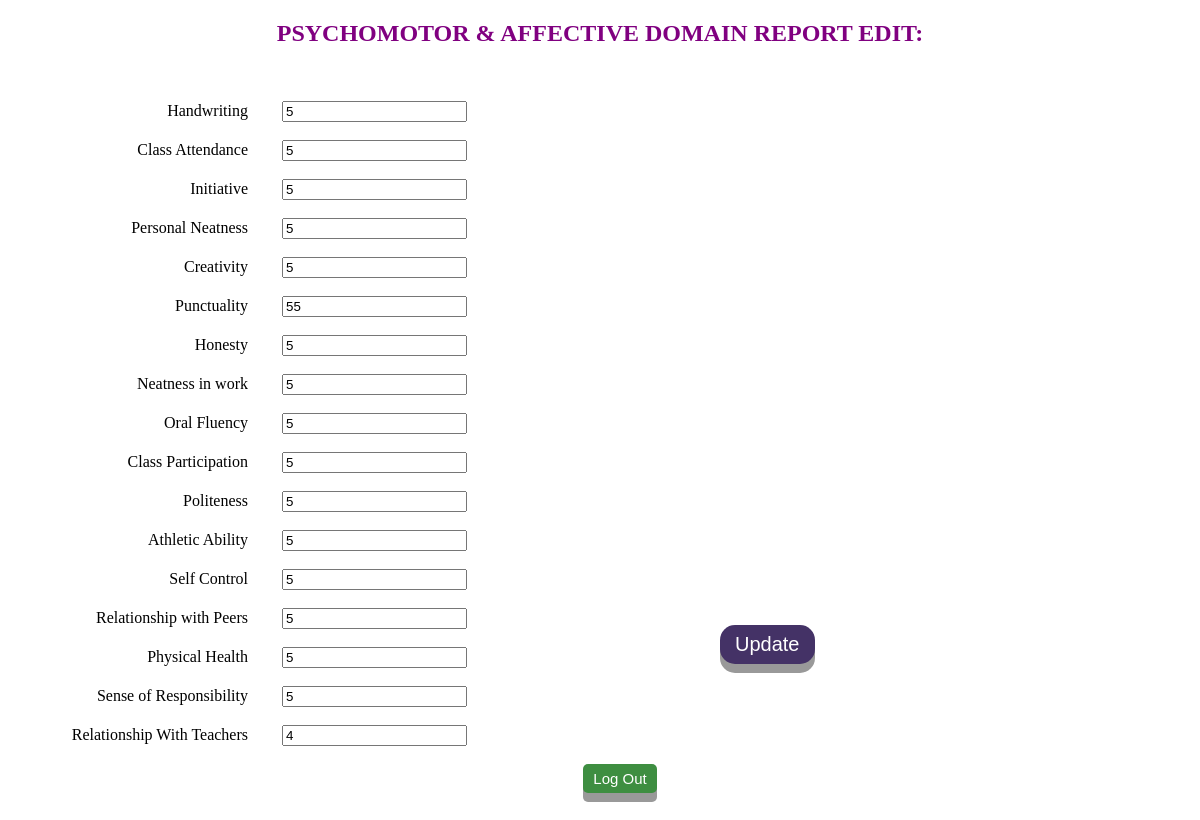
Screenshot of /edit_view.php?id=2 (signed in) with the database file from the repository.
### tables this page shows
CREATE TABLE IF NOT EXISTS `bado` (
  `id` int(25) NOT NULL,
  `subject_class` varchar(25) NOT NULL,
  `adm_no` varchar(25) NOT NULL,
  `house` varchar(25) NOT NULL,
  `session` varchar(25) NOT NULL,
  `term` varchar(25) NOT NULL,
  `no_opened` varchar(25) NOT NULL,
  `no_attendance` varchar(25) NOT NULL,
  `m_subject` varchar(25) NOT NULL,
  `student_name` varchar(25) NOT NULL,
  `middle_name` varchar(25) NOT NULL,
  `m1_result` varchar(25) NOT NULL,
  `m2_result` varchar(25) NOT NULL,
  `m3_result` varchar(25) NOT NULL,
  `m1_ca` varchar(25) NOT NULL,
  `m2_ca` varchar(25) NOT NULL,
  `m3_ca` varchar(25) NOT NULL,
  `m_others` varchar(25) NOT NULL,
  `m_exams` varchar(25) NOT NULL,
  `m_total` varchar(25) NOT NULL,
  `m_grade` varchar(25) NOT NULL,
  `m_remark` varchar(25) NOT NULL,
  `m_sign` varchar(25) NOT NULL,
  `e_subject` varchar(25) NOT NULL,
  `e1_result` varchar(25) NOT NULL,
  `e2_result` varchar(25) NOT NULL,
  `e3_result` varchar(25) NOT NULL,
  `e1_ca` varchar(25) NOT NULL,
  `e2_ca` varchar(25) NOT NULL,
  `e3_ca` varchar(25) NOT NULL,
  `e_others` varchar(25) NOT NULL,
  `e_exams` varchar(25) NOT NULL,
  `e_total` varchar(25) NOT NULL,
  `e_grade` varchar(25) NOT NULL,
  `e_remark` varchar(25) NOT NULL,
  `e_sign` varchar(25) NOT NULL,
  `c_subject` varchar(25) NOT NULL,
  `c1_result` varchar(25) NOT NULL,
  `c2_result` varchar(25) NOT NULL,
  `c3_result` varchar(25) NOT NULL,
  `c1_ca` varchar(25) NOT NULL,
  `c2_ca` varchar(25) NOT NULL,
  `c3_ca` varchar(25) NOT NULL,
  `c_others` varchar(25) NOT NULL,
  `c_exams` varchar(25) NOT NULL,
  `c_total` varchar(25) NOT NULL,
  `c_grade` varchar(25) NOT NULL,
  `c_remark` varchar(25) NOT NULL,
  `c_sign` varchar(25) NOT NULL,
  `p_subject` varchar(25) NOT NULL,
  `p1_result` varchar(25) NOT NULL,
  `p2_result` varchar(25) NOT NULL,
  `p3_result` varchar(25) NOT NULL,
  `p1_ca` varchar(25) NOT NULL,
  `p2_ca` varchar(25) NOT NULL,
  `p3_ca` varchar(25) NOT NULL,
  `p_others` varchar(25) NOT NULL,
  `p_exams` varchar(25) NOT NULL,
  `p_total` varchar(25) NOT NULL,
  `p_grade` varchar(25) NOT NULL,
  `p_remark` varchar(25) NOT NULL,
  `p_sign` varchar(25) NOT NULL,
  `grand_r1` varchar(25) NOT NULL,
  `grand_r2` varchar(25) NOT NULL,
  `grand_r3` varchar(25) NOT NULL,
  `grand_c1` varchar(25) NOT NULL,
  `grand_c2` varchar(25) NOT NULL,
  `grand_c3` varchar(25) NOT NULL,
  `grand_exams` varchar(25) NOT NULL,
  `grand_others` varchar(25) NOT NULL,
  `grand_total` varchar(25) NOT NULL,
  `handwriting` varchar(25) NOT NULL,
  `class_attendance` varchar(25) NOT NULL,
  `initiative` varchar(25) NOT NULL,
  `personal_neatness` varchar(25) NOT NULL,
  `creativity` varchar(25) NOT NULL,
  `punctuality` varchar(25) NOT NULL,
  `honesty` varchar(25) NOT NULL,
  `neatness_in_work` varchar(25) NOT NULL,
  `oral_fluency` varchar(25) NOT NULL,
  `class_participation` varchar(25) NOT NULL,
  `politeness` varchar(25) NOT NULL,
  `athletic_ability` varchar(25) NOT NULL,
  `self_control` varchar(25) NOT NULL,
  `relationship_peers` varchar(25) NOT NULL,
  `physical_health` varchar(25) NOT NULL,
  `sense_responsibility` varchar(25) NOT NULL,
  `relationship_teachers` varchar(25) NOT NULL
);

### function.php (called while the page is built, shortened)
<?php
function escape($conn, $text)
{
return mysqli_real_escape_string($conn, $text);
}
?>

### edit_view.php (the view, shortened to what this page needs)
  <!DOCTYPE html>
	<html>
	<head>
	 <link rel="stylesheet" type="text/css"  href="color.css"/>
	<h2 style="color:purple;" align="middle"><center>PSYCHOMOTOR & AFFECTIVE DOMAIN REPORT EDIT:</center></h2><br>
	</head>
     <body>
	 <?php
		 require('connect.php');
		 include_once ('function.php');
				if (isset($_GET['id']) && is_numeric($_GET['id']))
				 {
				 $id =  escape($conn, $_GET['id']);
				 }
				 $edit= mysqli_query($conn, "SELECT handwriting, class_attendance, initiative, personal_neatness, creativity, punctuality, honesty, neatness_in_work, oral_fluency, class_participation, politeness, athletic_ability, self_control, relationship_peers, physical_health, sense_responsibility, relationship_teachers FROM bado WHERE id='$id'");
			 while ($row= mysqli_fetch_array($edit)){
	 ?>
  		<form action="verify_edit_view.php"  method="POST">
			<ul style="list-style-type:none;">
			<li>
			 <label for "name">Handwriting </label>
			<input type="text" name="handwriting" value="<?php echo $row['handwriting']?>"></br></br>
			</li>
			<li>
			 <label for "name">Class Attendance </label>
			<input type="text" name="class_attendance" value="<?php echo  $row['class_attendance']?>"></br></br>
			</li>
			<li>
			 <label for "name">Initiative </label>
			<input type="text" name="initiative" value="<?php echo  $row['initiative']?>"></br></br>
			</li>
	        <li>
			 <label for "name">Personal Neatness </label>
			<input type="text"  name="personal_neatness" value="<?php echo  $row['personal_neatness']?>"></br><br>
			</li>
		    <li>
			 <label for "name">Creativity </label>
			<input type="text"  name="creativity" value="<?php echo  $row['creativity']?>"></br><br>
			</li>
		    <li>
			<label for "name">Punctuality </label>
			<input type="text" name="punctuality"  value="<?php echo  $row['punctuality']?>"></br><br>
			</li>
		    <li>
			<label for "name">Honesty </label>
			<input type="text" name="honesty"  value="<?php echo  $row['honesty']?>"></br><br>
		    </li>
		    <li>
			<label for "name">Neatness in work </label>
			<input type="text"   name="neatness_in_work"  value="<?php echo  $row['neatness_in_work']?>"></br><br>
			</li>
		    <li>
			<label for "name">Oral Fluency </label>
			<input type="text"  name="oral_fluency"  value="<?php echo  $row['oral_fluency']?>"></br><br>
			</li>
			<li>
			<label for "name">Class Participation </label>
			<input type="text"  name="class_participation"   value="<?php echo  $row['class_participation']?>"></br><br>
			</li>
		    <li>
			<label for "name">Politeness </label>
			<input type="text" name="politeness"  value="<?php echo  $row['politeness']?>"></br><br>
			 </li>
			<li>
			<label for "name">Athletic Ability </label>
			<input type="text" name="athletic_ability"   value="<?php echo  $row['athletic_ability']?>"></br><br>
			</li>
		    <li>
			<label for "name">Self Control </label>
			<input type="text" name="self_control"   value="<?php echo  $row['self_control']?>"></br><br>
			</li>
		    <li>
			<label for "name">Relationship with Peers </label>
			<input type="text"  name="relationship_peers"  value="<?php echo  $row['relationship_peers']?>"></br><br>
			</li>
			<li>
			<label for "name">Physical Health </label>
			<input type="text"  name="physical_health" value="<?php echo  $row['physical_health']?>"></br><br>
			</li>
			<li>
			<label for "name">Sense of Responsibility </label>
			<input type="text"  name="sense_responsibility"   value="<?php echo  $row['sense_responsibility']?>"></br><br>
			 </li>
			 <li>
			<label for "name">Relationship With Teachers </label>
			<input type="text"  name="relationship_teachers"   value="<?php echo  $row['relationship_teachers']?>"></br><br>
			 </li>
			<?php
				 }
				?>
			 <p id="update7"><button type="submit" class="button">Update</button></p>
 </form>
  <form action="logout.php"><div align="middle"><a href="logout.php"><button type="submit" class="button1">Log Out</button></a></div></form></br></br>
</body>
</html>

### color.css (style rules this page uses)
form { background:lightwhite; margin: 0 auto; width:100%; }
h2 { color:red; font-weight: 30px; left:6%; bottom:+80%; }
#update7 { position:absolute; left:60%; bottom:+19.5%; }
label { display:inline-block; width:200px; margin-right:30px; text-align:right; }
.button { display: inline-block; padding: 8px 15px; font-size: 10px; cursor: pointer; text-align: center; text-decoration: none; outline: none; color: #fff; background-color:green; border: none; border-radius: 8px; box-shadow: 0 5px #999; }

### edit_view.php (style rules this page uses)
.button { display: inline-block; padding: 8px 15px; font-size: 20px; cursor: pointer; text-align: center; text-decoration: none; outline: none; color: #fff; background-color:#443266; border: none; border-radius: 15px; box-shadow: 0 9px #999; }
.button1 { display: inline-block; padding: 6px 10px; font-size: 15px; cursor: pointer; text-align: center; text-decoration: none; outline: none; color: #fff; background-color:#3e8e41; border: none; border-radius: 5px; box-shadow: 0 9px #999; }

### rows the page displays
bado: handwriting "5", class_attendance "5", initiative "5", personal_neatness "5", creativity "5", punctuality "55", honesty "5", neatness_in_work "5", oral_fluency "5", class_participation "5", politeness "5", athletic_ability "5", self_control "5", relationship_peers "5", physical_health "5", sense_responsibility "5", relationship_teachers "4"
